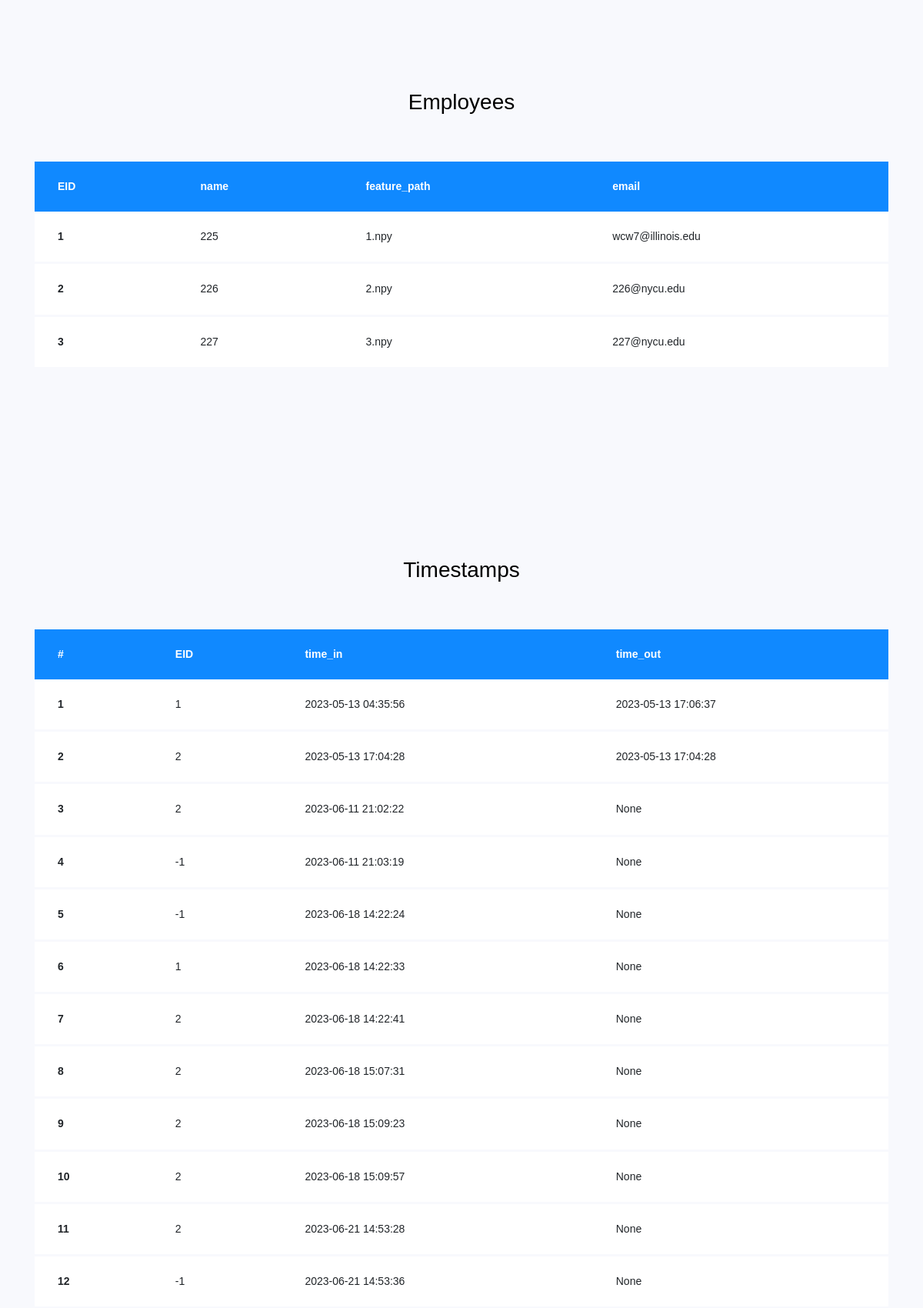
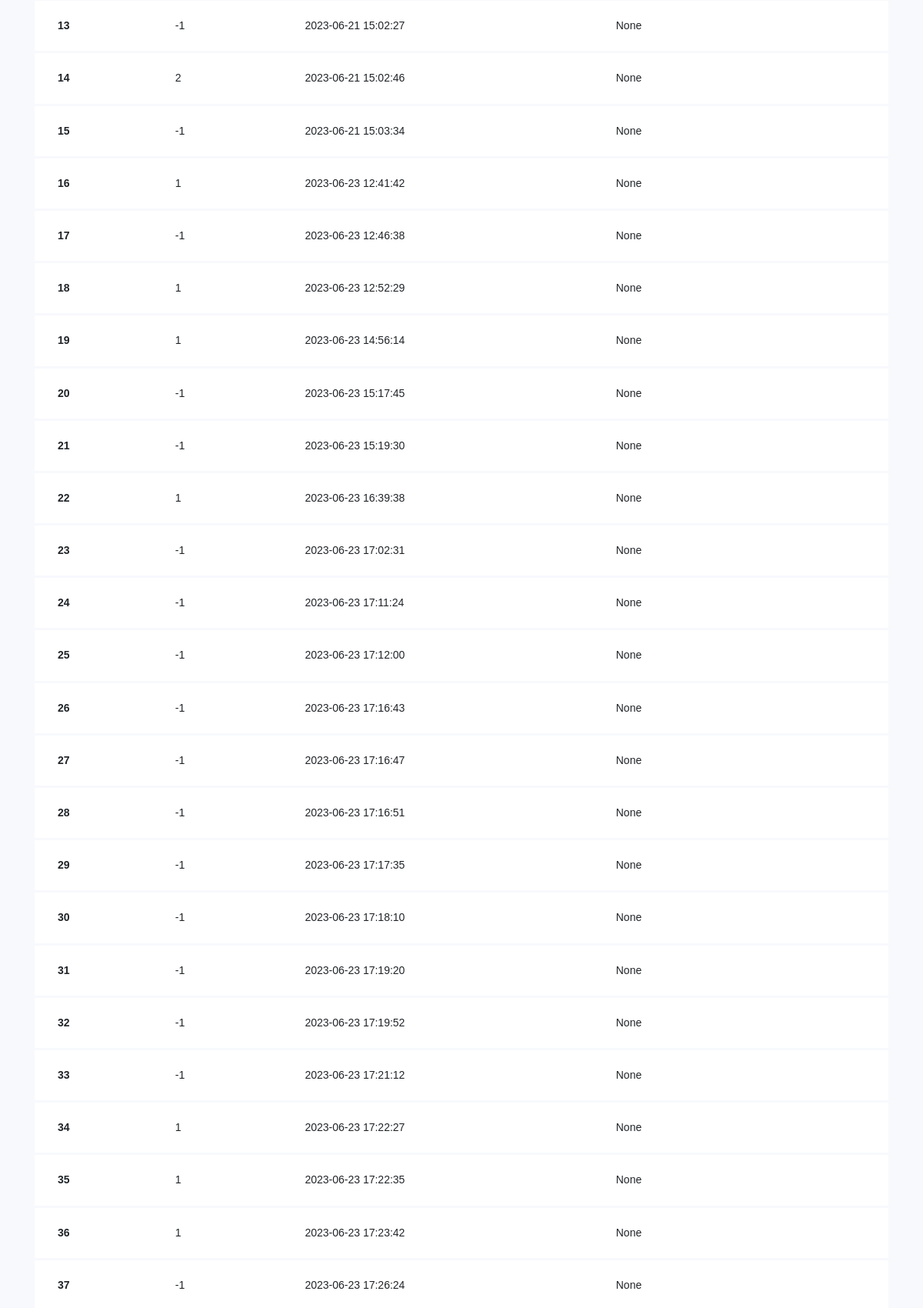
The page / (upper part) on the database its author committed (2 pictures, top to bottom).
### tables this page shows
CREATE TABLE employees (
        EID INTEGER PRIMARY KEY,
        name TEXT,
        feature_path TEXT
    , email TEXT AFTER name);

CREATE TABLE timestamps (
        EID INTEGER,
        time_in TEXT,
        time_out TEXT,
        FOREIGN KEY (EID) REFERENCES employees(EID) 
    );

### app.py (the view)
@app.route('/')
def index():
    employees, timestamps = dbm.get_all_enrolled(), dbm.get_all_timestamps()
    return render_template('index.html', employees=employees, timestamps=timestamps)

### speaker_recognition/database.py (called while the page is built)
    def get_all_data(self, table_name: str) -> list:
        sql = \
        f"""
        SELECT *
        FROM {table_name}
        """
        data = self._cursor.execute(sql)
        col_names = [description[0] for description in data.description]
        res = [dict(zip(col_names, row)) for row in data]
        return res

    def get_all_enrolled(self) -> dict:
        return self._db.get_all_data(TABLE_NAME_EMPLOYEE)

    def get_all_timestamps(self) -> dict:
        return self._db.get_all_data(TABLE_NAME_TIMESTAMP)

### template/index.html (shortened to what this page needs)
{% extends "base.html" %}
{% macro create_table(table_title, col_name, data, enumerate) -%}
<section class="ftco-section">
    <div class="container">
        <div class="row justify-content-center">
            <div class="col-md-6 text-center mb-5">
                <h2 class="heading-section">{{table_title}}</h2>
            </div>
        </div>
        <div class="row">
            <div class="col-md-12">
                <div class="table-wrap">
                    <table class="table">
                        <thead class="thead-primary">
                            <tr>
                                {% if enumerate %}
                                    <th>#</th>
                                {% endif %}
                                {% for col in col_name %}
                                    <th>{{ col }}</th>
                                {% endfor %}
                            </tr>
                        </thead>
                        <tbody>
                            {% for datum in data %}
                                <tr>
                                    {% if enumerate %}
                                        <th scope="row">{{ loop.index }}</th>
                                        <td>{{ datum.EID }}</td>
                                    {% else %}
                                        <th scope="row">{{ datum.EID }}</th>
                                    {% endif %}
                                    {% for col in col_name %}
                                        {% if col != 'EID' %}
                                            <td>{{ datum[col] }}</td>
                                        {% endif %}
                                    {% endfor %}
                                </tr>
                            {% endfor %}
                        </tbody>
                    </table>
                </div>
            </div>
        </div>
</div>
</section>
{%- endmacro %}
{% block main %}
{{ create_table("Employees", employees[0].keys(), employees, False) }}
{{ create_table("Timestamps", timestamps[0].keys(), timestamps, True) }}
{% endblock %}

### template/base.html (shortened to what this page needs)
<!doctype html>
<html lang="en">
<head>
    <link rel="stylesheet" href="https://stackpath.bootstrapcdn.com/font-awesome/4.7.0/css/font-awesome.min.css">
    <link rel="stylesheet" href="{{ url_for('static', filename='css/style.css') }}">
</head>
<body>
    <main>
        {% block main %}{% endblock %}
    </main>
</body>
</html>

### rows shown on the page
employees: EID "1", name "225" "1.npy" "wcw7@illinois.edu"
employees: EID "2", name "226" "2.npy" "226@nycu.edu"
employees: EID "3", name "227" "3.npy" "227@nycu.edu"
timestamps: EID "1", time_in "2023-05-13 04:35:56" "2023-05-13 17:06:37"
timestamps: EID "2", time_in "2023-05-13 17:04:28" "2023-05-13 17:04:28"
timestamps: EID "2", time_in "2023-06-11 21:02:22" "None"
timestamps: EID "-1", time_in "2023-06-11 21:03:19" "None"
timestamps: EID "-1", time_in "2023-06-18 14:22:24" "None"
timestamps: EID "1", time_in "2023-06-18 14:22:33" "None"
timestamps: EID "2", time_in "2023-06-18 14:22:41" "None"
timestamps: EID "2", time_in "2023-06-18 15:07:31" "None"
timestamps: EID "2", time_in "2023-06-18 15:09:23" "None"
timestamps: EID "2", time_in "2023-06-18 15:09:57" "None"
timestamps: EID "2", time_in "2023-06-21 14:53:28" "None"
timestamps: EID "-1", time_in "2023-06-21 14:53:36" "None"
timestamps: EID "-1", time_in "2023-06-21 15:02:27" "None"
timestamps: EID "2", time_in "2023-06-21 15:02:46" "None"
timestamps: EID "-1", time_in "2023-06-21 15:03:34" "None"
timestamps: EID "1", time_in "2023-06-23 12:41:42" "None"
timestamps: EID "-1", time_in "2023-06-23 12:46:38" "None"
timestamps: EID "1", time_in "2023-06-23 12:52:29" "None"
timestamps: EID "1", time_in "2023-06-23 14:56:14" "None"
timestamps: EID "-1", time_in "2023-06-23 15:17:45" "None"
timestamps: EID "-1", time_in "2023-06-23 15:19:30" "None"
timestamps: EID "1", time_in "2023-06-23 16:39:38" "None"
timestamps: EID "-1", time_in "2023-06-23 17:02:31" "None"
timestamps: EID "-1", time_in "2023-06-23 17:11:24" "None"
timestamps: EID "-1", time_in "2023-06-23 17:12:00" "None"
timestamps: EID "-1", time_in "2023-06-23 17:16:43" "None"
timestamps: EID "-1", time_in "2023-06-23 17:16:47" "None"
timestamps: EID "-1", time_in "2023-06-23 17:16:51" "None"
timestamps: EID "-1", time_in "2023-06-23 17:17:35" "None"
timestamps: EID "-1", time_in "2023-06-23 17:18:10" "None"
timestamps: EID "-1", time_in "2023-06-23 17:19:20" "None"
timestamps: EID "-1", time_in "2023-06-23 17:19:52" "None"
timestamps: EID "-1", time_in "2023-06-23 17:21:12" "None"
timestamps: EID "1", time_in "2023-06-23 17:22:27" "None"
timestamps: EID "1", time_in "2023-06-23 17:22:35" "None"
timestamps: EID "1", time_in "2023-06-23 17:23:42" "None"
timestamps: EID "-1", time_in "2023-06-23 17:26:24" "None"

### other values the page prints
{{ table_title }} "Employees Timestamps"
{{ col }} "EID" "name" "feature_path" "email" "EID" "time_in" "time_out"
